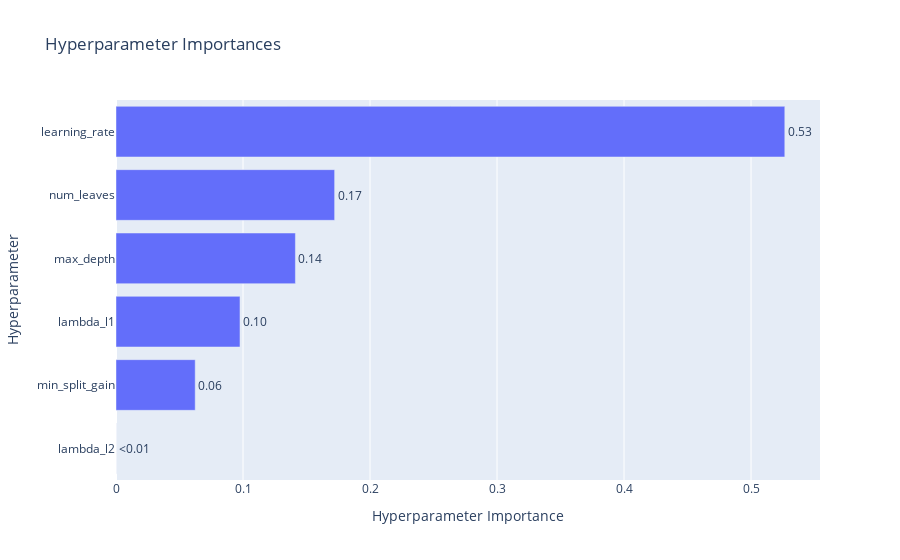

Notebook source saved alongside this figure:
### Code cell
plot_param_importances(study)

### Figure 1 — Plotly figure (JSON) as saved in the notebook; plotly's stock layout.template omitted (floating-point values rounded to 4 significant figures)
{"data": [{"cliponaxis": false, "hovertemplate": ["lambda_l2 (FloatDistribution): 3.26832427152363e-05<extra></extra>", "min_split_gain (FloatDistribution): 0.06236535042671183<extra></extra>", "lambda_l1 (FloatDistribution): 0.09762260922813606<extra></extra>", "max_depth (IntDistribution): 0.14125294596693905<extra></extra>", "num_leaves (IntDistribution): 0.17214470349177838<extra></extra>", "learning_rate (FloatDistribution): 0.5265817076437193<extra></extra>"], "name": "Objective Value", "orientation": "h", "text": ["<0.01", "0.06", "0.10", "0.14", "0.17", "0.53"], "textposition": "outside", "type": "bar", "x": [3.268e-05, 0.06237, 0.09762, 0.1413, 0.1721, 0.5266], "y": ["lambda_l2", "min_split_gain", "lambda_l1", "max_depth", "num_leaves", "learning_rate"]}], "layout": {"title": {"text": "Hyperparameter Importances"}, "xaxis": {"title": {"text": "Hyperparameter Importance"}}, "yaxis": {"title": {"text": "Hyperparameter"}}}}
